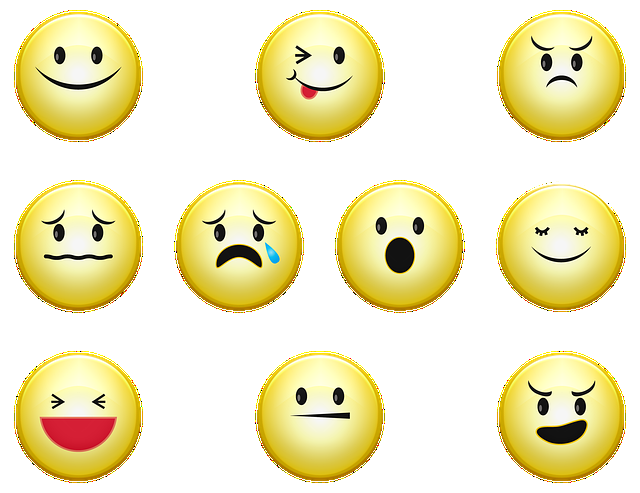
#> input picture opencv/study/PythonCode/images/img_6_0.png, 640 x 493 px
$ python c3_templateMatching.py   (older library calls are emulated)
#> lines starting #> are read from the running program, lines starting #| are printed output that depends on the picture
### opencv/study/PythonCode/imgRead.py
import cv2

# 영상을 불러오기
def imgRead(imgPath, imgReadType, imgResWidth, imgResHeight):
#> called with imgPath = './images/img_6_0.png', imgReadType = 0, imgResWidth = 320, imgResHeight = 240
    img = cv2.imread(imgPath, imgReadType)
#> img: shape (493, 640); min 0, max 255, mean 233.7
    if imgResHeight != 0 | imgResWidth != 0:
        img = cv2.resize(img, (imgResWidth, imgResHeight))
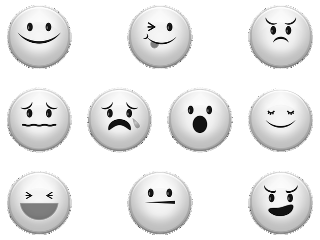
#> img: shape (240, 320); min 0, max 255, mean 233.7
    return img

### opencv/study/PythonCode/createFolder.py
import os

# 폴더 생성하기
def createFolder(dir):
    try:
        if not os.path.exists(dir):
            os.makedirs(dir)
    except OSError:
        print ('Error: createFolder')

### opencv/study/PythonCode/c3_templateMatching.py
#템플릿 매칭을 통한 객체 검출 예제 (c3_templateMatching.py)

# 관련 라이브러리 선언
import numpy as np
import cv2
from matplotlib import pyplot as plt
from imgRead import imgRead
from createFolder import createFolder

# 영상 읽기
img1 = imgRead("./images/img_6_0.png", cv2.IMREAD_GRAYSCALE, 320, 240)

# 탬플릿 매칭 및 결과 출력/저장
template = img1[5:70, 5:70]
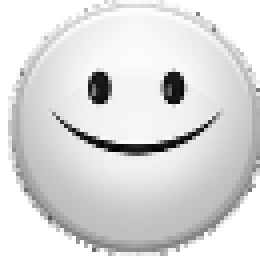
#> template: shape (65, 65) (shown 4 times larger); min 0, max 255, mean 218.6
w, h = template.shape[::-1]
#> w = 65; h = 65
methods = ['cv2.TM_CCOEFF',
           'cv2.TM_CCOEFF_NORMED',
           'cv2.TM_CCORR',
           'cv2.TM_CCORR_NORMED',
           'cv2.TM_SQDIFF',
           'cv2.TM_SQDIFF_NORMED']
save_dir = './code_res_imgs/c3_templateMatching'
createFolder(save_dir)
cv2.imwrite(save_dir + "/" + "template.png", template)

for meth in methods:
    input = img1.copy()
    method = eval(meth)
    res = cv2.matchTemplate(img1, template, method)
    min_val, max_val, min_loc, max_loc = cv2.minMaxLoc(res)

    if method in [cv2.TM_SQDIFF, cv2.TM_SQDIFF_NORMED]:
        top_left = min_loc
    else:
        top_left = max_loc
    bottom_right = (top_left[0] + w, top_left[1] + h)
    cv2.rectangle(input, top_left, bottom_right, 0, 2)

    plt.figure()
    plt.subplot(121), plt.imshow(res, cmap='gray')
    plt.title('Matching Result'), plt.xticks([]), plt.yticks([])
    plt.subplot(122), plt.imshow(input, cmap='gray')
    plt.title('Detected Point'), plt.xticks([]), plt.yticks([])
    plt.suptitle(meth)

    # 영상 저장
    plt.savefig(save_dir + "/" + meth + ".png")
    res = np.abs(res) ** 3
    _val, res = cv2.threshold(res, 0.01, 0, cv2.THRESH_TOZERO)
    res8 = cv2.normalize(res, None, 0, 255, cv2.NORM_MINMAX, cv2.CV_8U)
    cv2.imwrite(save_dir + "/" + meth + "_res.png", res8)
    cv2.imwrite(save_dir + "/" + meth + "_img.png", input)
#> this loop made 6 passes
#> (min_val, max_val, min_loc, top_left, bottom_right) on passes 1 to 4: (-2248248, 8926321, (166, 117), (5, 5), (70, 70)), (-0.284, 1, (178, 134), (5, 5), (70, 70)), (195966832, 232570240, (167, 97), (190, 5), (255, 70)), (0.937, 1, (166, 106), (5, 5), (70, 70))
#> (min_val, max_val, max_loc, top_left, bottom_right) on passes 5 to 6: (0, 26390592, (166, 106), (5, 5), (70, 70)), (0, 0.125, (166, 106), (5, 5), (70, 70))
#> pass 1, `res = cv2.matchTemplate(img1, template, method)`:
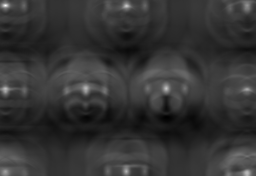
#> res: shape (176, 256) float32; min -2248248, max 8926321, mean 62027.4; drawn with min black and max white
#> pass 1, `res = np.abs(res) ** 3`:
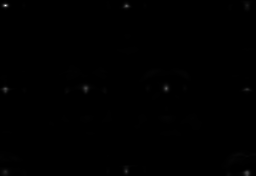
#> res: shape (176, 256) float32; min 440848.8, max 7.11e+20, mean 1.53e+18; drawn with min black and max white
#> pass 1, `cv2.imwrite(save_dir + "/" + meth + "_img.png", input)`:
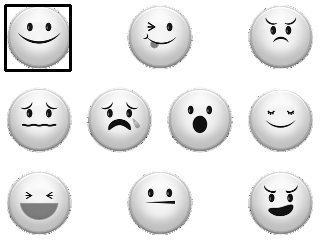
#> saved as cv2.TM_CCOEFF_img.png: shape (240, 320); min 0, max 255, mean 231.2
#> after the loop: res: shape (176, 256) float32; every value is 0

plt.show()
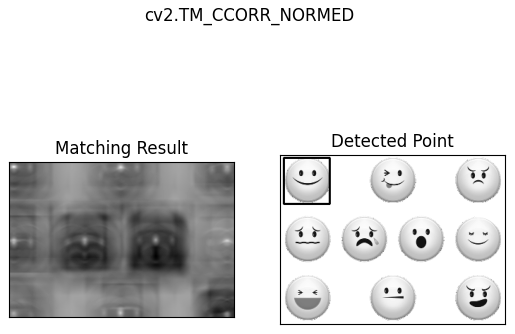
#> figure drawn by matplotlib, 2 panels
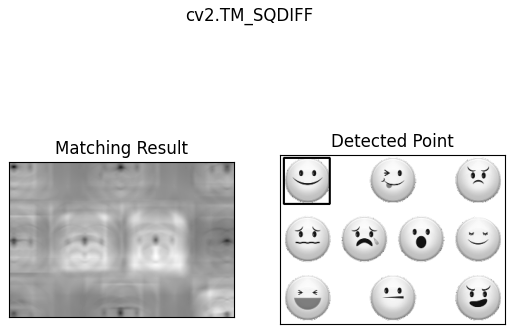
#> figure drawn by matplotlib, 2 panels

$ run again, with opencv/study/PythonCode/images/img_6_3.png copied over opencv/study/PythonCode/images/img_6_0.png
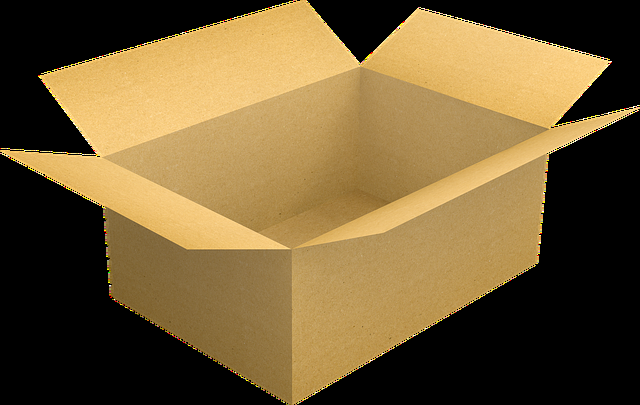
#> input picture opencv/study/PythonCode/images/img_6_3.png, 640 x 405 px
#> the loop `for meth in methods:` made 6 passes
#> (min_val, max_val, min_loc, top_left, bottom_right) on passes 1 to 4: (-24627354, 37206044, (249, 55), (5, 5), (70, 70)), (-0.894, 1, (50, 47), (5, 5), (70, 70)), (-4.5, 62272880, (182, 170), (16, 21), (81, 86)), (-4.89e-07, 1, (3, 173), (5, 5), (70, 70))
#> pass 1, `cv2.imwrite(save_dir + "/" + meth + "_img.png", input)`:
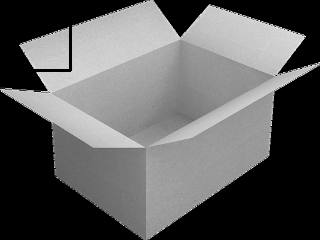
#> saved as cv2.TM_CCOEFF_img.png: shape (240, 320); min 0, max 252, mean 93.7
#> `plt.show()`:
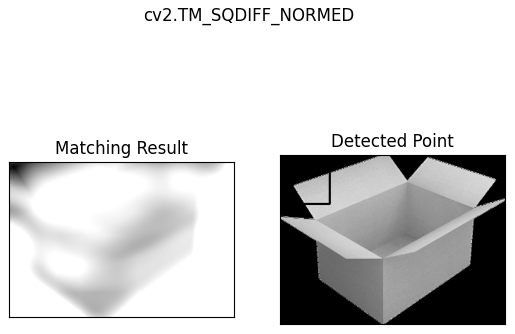
#> figure drawn by matplotlib, 2 panels

$ run again, with opencv/study/PythonCode/images/img_6_4.png copied over opencv/study/PythonCode/images/img_6_0.png
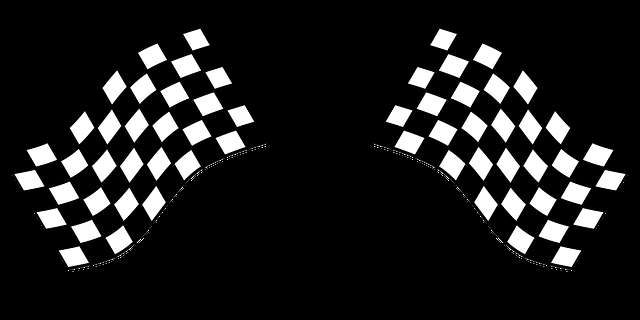
#> input picture opencv/study/PythonCode/images/img_6_4.png, 640 x 320 px
#> in imgRead, img is the input picture: shape (320, 640); min 0, max 255, mean 30.2
#> img: shape (240, 320)
#> the loop `for meth in methods:` made 6 passes
#> (min_val, max_val, min_loc, top_left, bottom_right) on passes 1 to 4: (-3945130, 9284924, (17, 110), (5, 5), (70, 70)), (-0.169, 1, (17, 110), (5, 5), (70, 70)), (-1, 9787042, (135, 6), (0, 65), (65, 130)), (-9.95e-05, 1, (116, 3), (5, 5), (70, 70))
#> after the loop `for meth in methods:`:
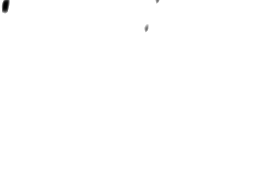
#> res: shape (176, 256) float32; min 0, max 1, mean 0.998
#> `plt.show()`:
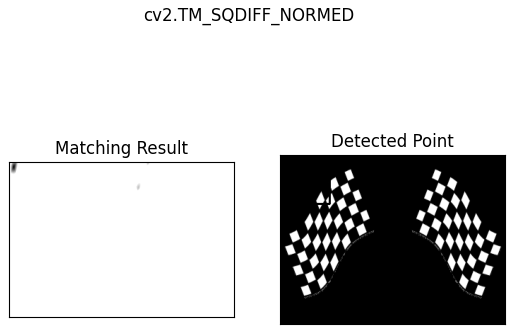
#> figure drawn by matplotlib, 2 panels
